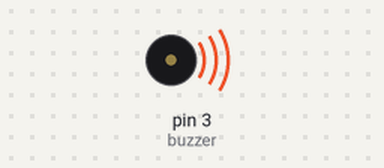
The sketch below on a simulated Arduino Uno, built with avr-gcc and run on an emulated ATmega328P. Shown: buzzer (waves = sounding). What the sketch prints to the serial monitor is not drawn.

Above: at 0.1 s.
Timing chart, 0 to 11.6 s (numbered marks = the images above):
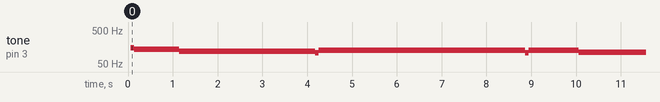

Measured:
- by itself, tone on pin 3 (buzzer): plays 151 Hz for 0.08 s, 135 Hz for 1.0 s, 120 Hz for 3.0 s, 107 Hz for 0.08 s, 125 Hz for 4.6 s, 107 Hz for 0.08 s … (8 notes in this stretch)

The sketch:

music_arno.ino
```cpp
#include "pitches.h"
// notes in the melody:
int melody[] = {
  NOTE_C4, NOTE_G3, NOTE_G3, NOTE_A3, NOTE_G3, 0, NOTE_B3, NOTE_C4
};

// note durations: 4 = quarter note, 8 = eighth note, etc.:
int noteDurations[] = {
  4, 8, 8, 4, 4, 4, 4, 4
};

int buzzer = 3;
void setup() {
  // put your setup code here, to run once:
  pinMode(buzzer, OUTPUT);
   Serial.begin(9600);
}

/*
消防车： 以低频频率650Hz至750Hz，高频频率1450Hz至1550Hz， 由低频升至高频时间1.5秒，再由高频降至低频为3.5秒。
救护车： 以低频频率650Hz至750Hz，高频频率900z至1000Hz， 低频持续时间0.4秒，高频持续时间0.6秒，高低频交替进行。
警车： 以低频频率650Hz至750Hz，高频频率1450Hz至1550Hz， 由低频升至高频时间0.23秒，再由高频降至低频为0.1秒。
*/
bool is_120 = true;
unsigned long last_time = 0;
unsigned long now = 0;
unsigned long interval = 0;
bool is_high = true;
long play_low_time = 400000;
long play_high_time = 600000;

void play_120() {
  now = micros();
  interval = now - last_time;

  if (interval > 769) { //650Hz，每秒650次 1000000/650=1538/2=769
      digitalWrite(buzzer, is_high);
      is_high = is_high?false:true;
  }

  if (play_low_time > 0) { //低频
    if (interval > 769) { //650Hz，每秒650次 1000000/650=1538/2=769
      digitalWrite(buzzer, is_high);
      is_high = is_high?false:true;
    }
    play_low_time -= interval;
    play_high_time = 600000;
    Serial.println(now);
  } else if (play_high_time > 0) {
    if (interval > 344) { //1450Hz，每秒1450次 1000000/1450=689/2=344
      digitalWrite(buzzer, is_high);
      is_high = is_high?false:true;
    }
    play_low_time = 400000;
    play_high_time -= interval;
  }
  last_time = now;
}

void loop() {

  play_120();

  // put your main code here, to run repeatedly:
  /*
    for (int i = 0; i<80; ++i)    {
      digitalWrite(buzzer, HIGH);
      delay(1);
      digitalWrite(buzzer, LOW);
      delay(1);
    }
    for (int i = 0; i<100; ++i)   {
      digitalWrite(buzzer, HIGH);
      delay(2);
      digitalWrite(buzzer, LOW);
      delay(2);
    }*/
}
```
